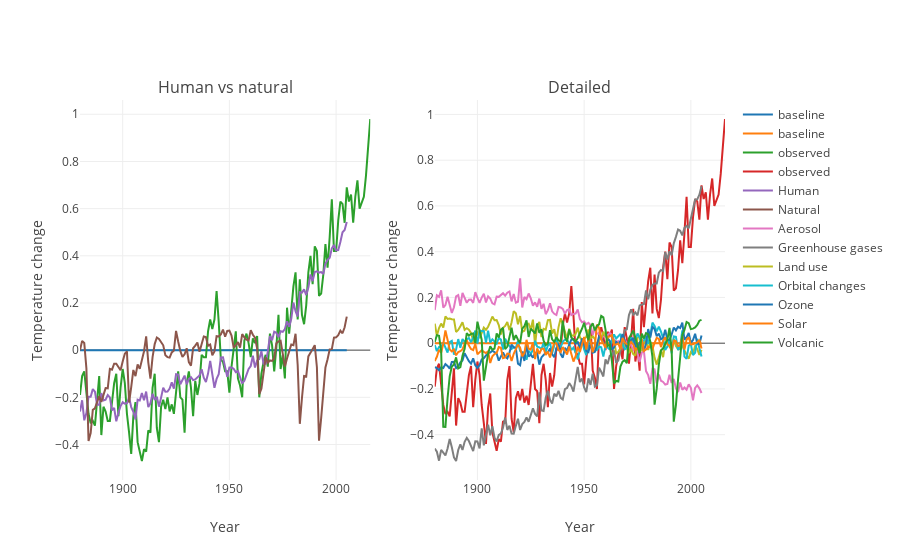

Write notebook code for a chart like this one.
### Markdown cell above
Let's try and recreate the more complex `bokeh` plot above. Note how individual curves can be hidden / selected by clicking on their names in the legend.

### Code cell
fig = tls.make_subplots(rows=1, cols=2, subplot_titles=('Human vs natural', 'Detailed'))

t = go.Scatter(x=simulations.index.values, y=0*simulations.index.values, mode='lines', name='baseline')
fig.append_trace(t, 1, 1)
fig.append_trace(t, 1, 2)

t = go.Scatter(x=observed.index.values, y=observed.iloc[:,0].values, mode='lines', name='observed')
fig.append_trace(t, 1, 1)
fig.append_trace(t, 1, 2)

for i in range(1,10):
    t = go.Scatter(x=simulations.index.values, y=simulations.iloc[:,i].values, mode='lines', 
                   name=simulations.iloc[:,i].name)
    if i < 3:
        fig.append_trace(t, 1, 1)
    else:
        fig.append_trace(t, 1, 2)

fig['layout']['xaxis1'].update(title='Year')
fig['layout']['xaxis2'].update(title='Year')

fig['layout']['yaxis1'].update(title='Temperature change')
fig['layout']['yaxis2'].update(title='Temperature change')
    
plotly.offline.iplot(fig)
